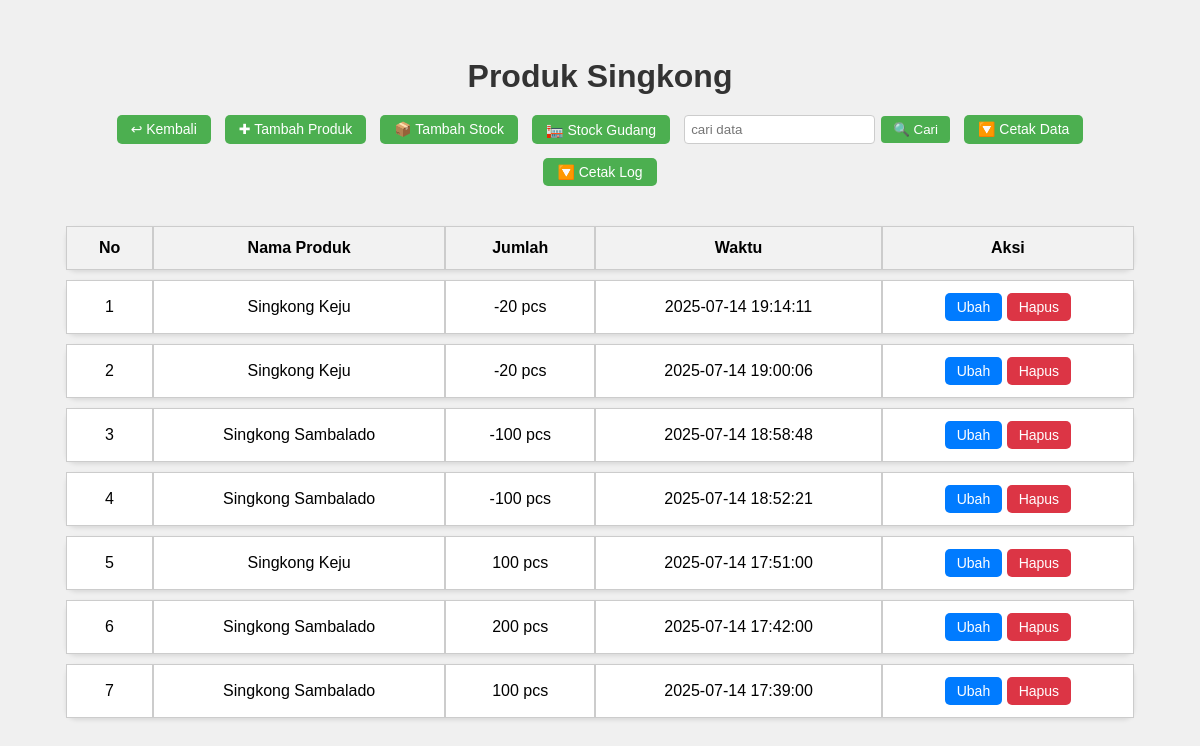
The app's page /gudang/singkong_produksi.php, older data.
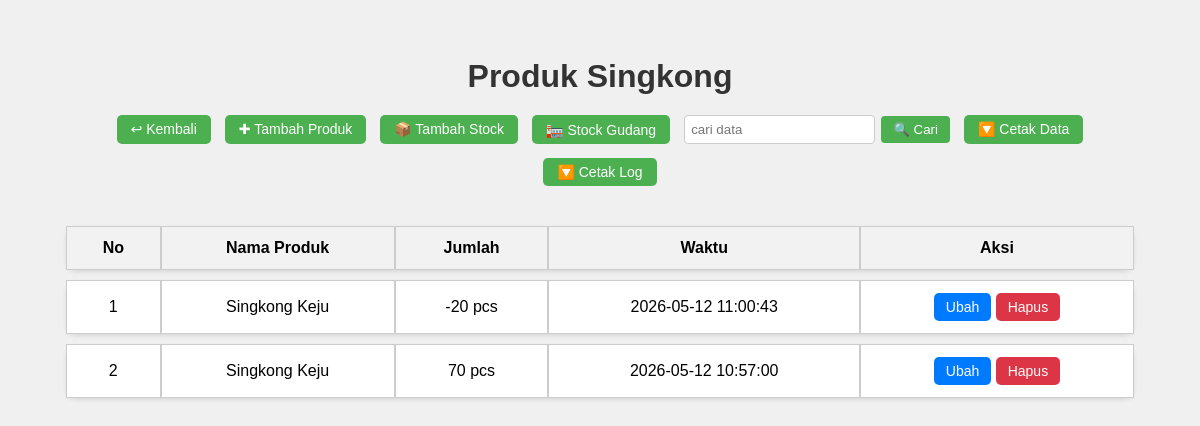
The same page, newer data.
### tables this page shows
CREATE TABLE `gudang` (
  `id` int(11) NOT NULL,
  `produk` varchar(100) DEFAULT NULL,
  `jumlah` varchar(100) DEFAULT NULL,
  `waktu` datetime DEFAULT NULL
);

### gudang/singkong_function.php (called while the page is built, shortened)
<?php
$conn = mysqli_connect("localhost", "root", "", "ae_database");
function query_produksi($query_produksi) {
	global $conn;
	$result = mysqli_query($conn, $query_produksi);
	$isis = [];
	while ($isi = mysqli_fetch_assoc($result)) {
		$isis[] = $isi;
	}
	return $isis;
}
?>

### gudang/singkong_produksi.php (the view, shortened to what this page needs)
<?php
require 'singkong_function.php';
$produksi = query_produksi("SELECT * FROM gudang ORDER BY waktu DESC");
if (isset($_POST["cari_produksi"])) {
    $keyword = $_POST["src_produksi"];
    $produksi = cari_produksi($keyword);
    $produk_total = cari_total_per_produk($keyword);
} else {
    $produksi = query_produksi("SELECT * FROM gudang ORDER BY waktu DESC");
}
?>
<!DOCTYPE html>
<html lang="id">
<head>
  <link rel="stylesheet" href="style.css">
</head>
<body>
<div class="wrapper">
  <h1 class="judul">Produk Singkong</h1>
  <div class="toolbar">
    <a href="gudang.php" class="button">↩ Kembali</a>
    <a href="singkong_tambah_produk.php" class="button">✚ Tambah Produk</a>
    <a href="singkong_tambah_jumlah.php" class="button">📦 Tambah Stock</a>
    <button id="openModal" class="button">🏣 Stock Gudang</button>
    <form action="" method="post" class="search-form">
      <input type="text" name="src_produksi" placeholder="cari data" autocomplete="off">
      <button type="submit" name="cari_produksi">🔍 Cari</button>
    </form>
    <a href="singkong_convert_excel.php" class="button">🔽 Cetak Data</a>
    <a href="singkong_log.php" class="button">🔽 Cetak Log</a>
  </div>
  <table class="table-container">
    <tr class="table-row header">
      <th>No</th>
      <th>Nama Produk</th>
      <th>Jumlah</th>
      <th>Waktu</th>
      <th>Aksi</th>
    </tr>
    <?php $i = 1; ?>
    <?php foreach ($produksi as $isi): ?>
      <tr class="table-row">
        <td><?= $i; ?></td>
        <td><?= htmlspecialchars($isi["produk"]); ?></td>
        <td><?= (int)$isi["jumlah"]; ?> pcs</td>
        <td><?= $isi["waktu"]; ?></td>
        <td>
          <a href="singkong_ubah_produk.php?id=<?= $isi['id']; ?>" class="btn btn-ubah">Ubah</a>
          <a href="singkong_hapus_produk.php?id=<?= $isi['id']; ?>" class="btn btn-hapus"
             onclick="return confirm('Yakin mau hapus?');">Hapus</a>
        </td>
      </tr>
    <?php $i++; endforeach; ?>
  </table>
</div>
</body>
</html>

### gudang/style.css (style rules this page uses)
body { font-family: sans-serif; background: #f0f0f0; padding: 30px; display: flex; justify-content: center; }
table.table-container { border-collapse: separate; border-spacing: 0 10px; width: 100%; background-color: transparent; }
.table-row { background: #fff; border-radius: 10px; overflow: hidden; box-shadow: 0 2px 4px rgba(0,0,0,0.1); }
.table-row.header { background: #e8e8e8; font-weight: bold; }
.table-row th, .table-row td { padding: 12px 16px; text-align: center; }
.wrapper { width: 80%; max-width: none; margin: 0 auto; text-align: center; }
.judul { font-size: 32px; font-weight: bold; margin-bottom: 30px; color: #333; }

### gudang/singkong_produksi.php (style rules this page uses)
.wrapper { width: 95%; margin: auto; }
.judul { text-align:center; margin:20px 0 10px; }
.toolbar { display: flex; flex-wrap: wrap; gap: 14px; justify-content: center; margin-bottom: 20px; padding: 10px 0; }
.button { background: #4CAF50; color: white; padding: 6px 14px; border-radius: 5px; text-decoration: none; font-size: 14px; border: none; cursor: pointer; }
.btn { display: inline-block; padding: 6px 12px; font-size: 14px; border-radius: 5px; text-decoration: none; color: #fff; }
.btn-ubah { background-color: #007bff; }
.btn-hapus { background-color: #dc3545; }
table { width: 100%; border-collapse: collapse; margin-top: 10px; }
th, td { padding: 8px; text-align: center; border: 1px solid #ccc; }
th { background: #f2f2f2; }
.search-form { display: flex; align-items: center; gap: 6px; }
.search-form input { padding: 6px; border: 1px solid #ccc; border-radius: 4px; }
.search-form button { padding: 6px 12px; background: #4CAF50; color: white; border: none; border-radius: 4px; cursor: pointer; }

Row changes from the older to the newer data that the page shows:
removed gudang: produk "Singkong Keju", jumlah "-20", waktu "2025-07-14 19:14:11"
removed gudang: produk "Singkong Keju", jumlah "-20", waktu "2025-07-14 19:00:06"
removed gudang: produk "Singkong Sambalado", jumlah "-100", waktu "2025-07-14 18:58:48"
removed gudang: produk "Singkong Sambalado", jumlah "-100", waktu "2025-07-14 18:52:21"
removed gudang: produk "Singkong Keju", jumlah "100", waktu "2025-07-14 17:51:00"
removed gudang: produk "Singkong Sambalado", jumlah "200", waktu "2025-07-14 17:42:00"
removed gudang: produk "Singkong Sambalado", jumlah "100", waktu "2025-07-14 17:39:00"
added gudang: produk "Singkong Keju", jumlah "-20", waktu "2026-05-12 11:00:43"
added gudang: produk "Singkong Keju", jumlah "70", waktu "2026-05-12 10:57:00"
